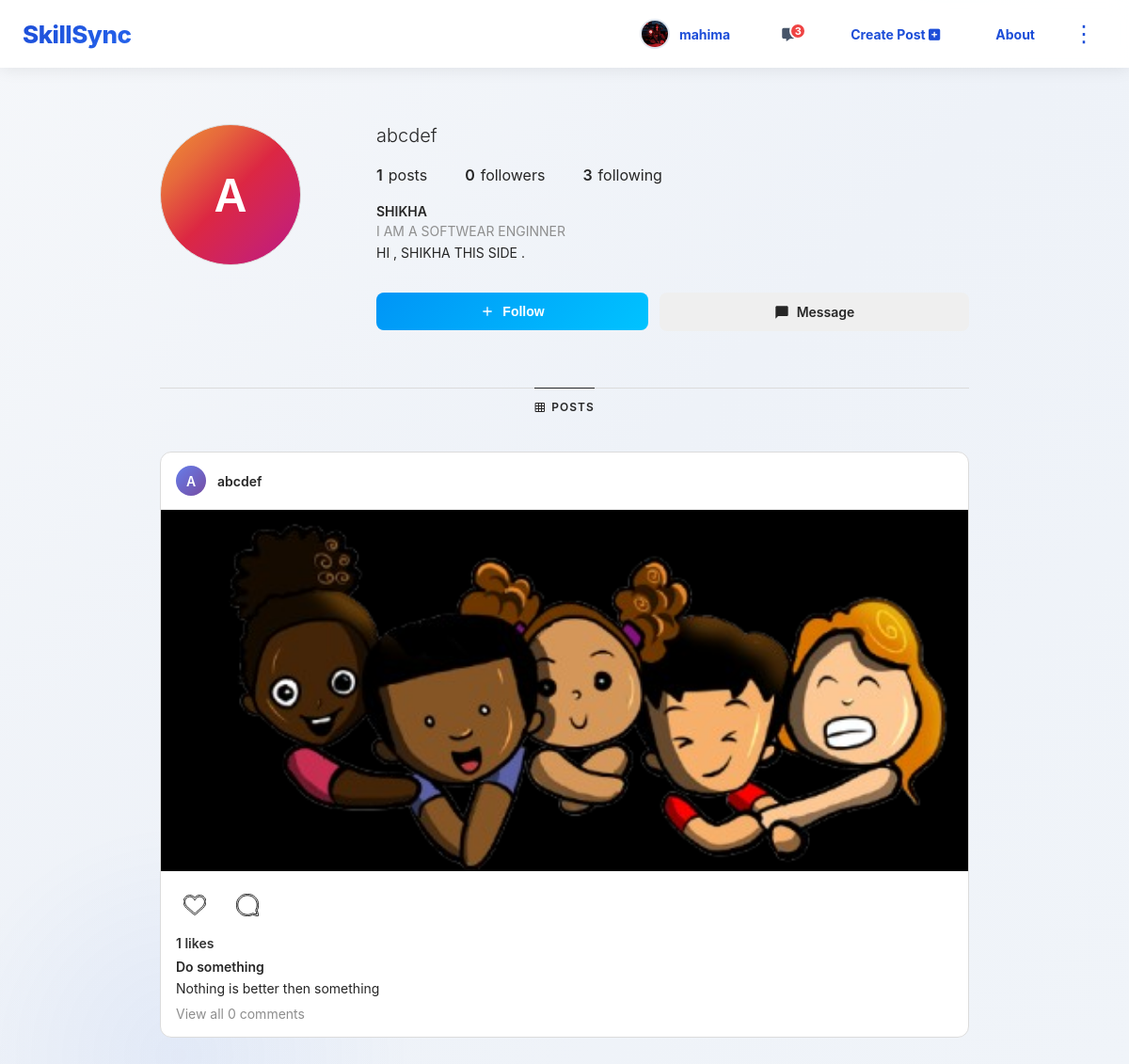
The page /profile/abcdef/ (signed in) on the database its author committed.
### main/models.py (models this page shows, shortened)
class Profile(models.Model):
    user = models.OneToOneField(User, on_delete=models.CASCADE)
    full_name = models.CharField(max_length=100, blank=True)
    profession = models.CharField(max_length=100, blank=True)
    about = models.TextField(blank=True)
    profile_picture = models.ImageField(upload_to='profile_pics/', default='profile_pics/default.jpg')
    def get_profile_picture_url(self):
        if self.profile_picture:
            try:
                if self.profile_picture.storage.exists(self.profile_picture.name):
                    if 'default' not in self.profile_picture.name:
                        return self.profile_picture.url
            except:
                pass
        return None

class Content(models.Model):
    title = models.CharField(max_length=200)
    description = models.TextField()
    instructor = models.CharField(max_length=100)
    duration = models.CharField(max_length=50)
    created_by = models.ForeignKey(User, on_delete=models.CASCADE)
    created_at = models.DateTimeField(auto_now_add=True)
    likes = models.ManyToManyField(User, related_name='liked_content', blank=True)
    image = models.ImageField(upload_to='content_images/', blank=True, null=True)
    video = models.FileField(upload_to='content_videos/', blank=True, null=True)
    pdf = models.FileField(upload_to='content_pdfs/', blank=True, null=True)

### main/views.py (the view)
# urls.py: path('profile/<str:username>/', views.view_profile, name='view_profile'),
def view_profile(request, username):
    user_obj = get_object_or_404(User, username=username)
    profile, created = Profile.objects.get_or_create(user=user_obj)
    is_following = False
    if request.user.is_authenticated:
        is_following = Follow.objects.filter(
            follower=request.user,
            following=profile.user
        ).exists()
    user_posts = Content.objects.filter(created_by=profile.user).order_by('-created_at')
    posts_count = user_posts.count()
    followers_count = Follow.objects.filter(following=profile.user).count()
    following_count = Follow.objects.filter(follower=profile.user).count()
    return render(request, 'profile_view.html', {
        'profile': profile,
        'user_posts': user_posts,
        'is_following': is_following,
        'posts_count': posts_count,
        'followers_count': followers_count,
        'following_count': following_count,
    })

### main/templates/profile_view.html (shortened to what this page needs)
{% extends 'base.html' %}
{% load static  %}
{% block content %}
<div class="profile-container">
    <div class="profile-header">
        <div class="profile-avatar-section">
            <div class="profile-avatar-wrapper">
                {% if profile.profile_picture and profile.get_profile_picture_url %}
                    <img src="{{ profile.get_profile_picture_url }}"
                         alt="{{ profile.user.username }}"
                         class="profile-avatar-img"
                         onerror="handleProfileImageError(this)">
                {% else %}
                    <div class="profile-avatar-fallback">
                        {{ profile.user.username|first|upper }}
                    </div>
                {% endif %}
            </div>
        </div>
        <div class="profile-info-section">
            <div class="profile-username-row">
                <h2 class="profile-username">{{ profile.user.username }}</h2>
            </div>
            <div class="profile-stats">
                <div class="profile-stat">
                    <span class="profile-stat-number">{{ posts_count }}</span>
                    <span class="profile-stat-label">posts</span>
                </div>
                <a href="{% url 'profile_dashboard' username=profile.user.username %}" style="text-decoration: none;">
                    <div class="profile-stat">
                        <span class="profile-stat-number">{{ followers_count }}</span>
                        <span class="profile-stat-label">followers</span>
                    </div>
                </a>
                <a href="{% url 'profile_dashboard' username=profile.user.username %}" style="text-decoration: none;">
                    <div class="profile-stat">
                        <span class="profile-stat-number">{{ following_count }}</span>
                        <span class="profile-stat-label">following</span>
                    </div>
                </a>
            </div>
            <div class="profile-bio">
                {% if profile.full_name %}
                    <div class="profile-fullname">{{ profile.full_name }}</div>
                {% endif %}
                {% if profile.profession %}
                    <div class="profile-profession">{{ profile.profession }}</div>
                {% endif %}
                {% if profile.about %}
                    <div class="profile-about">{{ profile.about }}</div>
                {% endif %}
            </div>
            <div class="profile-action-buttons">
                {% if request.user == profile.user %}
                    <a href="{% url 'edit_profile' %}" class="profile-btn profile-btn-primary">
                        <svg width="16" height="16" fill="currentColor" viewBox="0 0 24 24">
                            <path d="M3 17.25V21h3.75L17.81 9.94l-3.75-3.75L3 17.25zM20.71 7.04c.39-.39.39-1.02 0-1.41l-2.34-2.34c-.39-.39-1.02-.39-1.41 0l-1.83 1.83 3.75 3.75 1.83-1.83z"/>
                        </svg>
                        Edit Profile
                    </a>
                    <button onclick="shareProfile()" class="profile-btn profile-btn-secondary">
                        <svg width="16" height="16" fill="currentColor" viewBox="0 0 24 24">
                            <path d="M18 16.08c-.76 0-1.44.3-1.96.77L8.91 12.7c.05-.23.09-.46.09-.7s-.04-.47-.09-.7l7.05-4.11c.54.5 1.25.81 2.04.81 1.66 0 3-1.34 3-3s-1.34-3-3-3-3 1.34-3 3c0 .24.04.47.09.7L8.04 9.81C7.5 9.31 6.79 9 6 9c-1.66 0-3 1.34-3 3s1.34 3 3 3c.79 0 1.5-.31 2.04-.81l7.12 4.16c-.05.21-.08.43-.08.65 0 1.61 1.31 2.92 2.92 2.92 1.61 0 2.92-1.31 2.92-2.92s-1.31-2.92-2.92-2.92z"/>
                        </svg>
                        Share Profile
                    </button>
                {% else %}
                    {% if request.user.is_authenticated %}
                        {% if is_following %}
                            <form method="POST" action="{% url 'unfollow' profile.user.id %}" style="flex: 1;">
                                {% csrf_token %}
                                <button type="submit" class="profile-btn profile-btn-following" style="width: 100%;">
                                    <svg width="16" height="16" fill="currentColor" viewBox="0 0 24 24">
                                        <path d="M9 16.2L4.8 12l-1.4 1.4L9 19 21 7l-1.4-1.4L9 16.2z"/>
                                    </svg>
                                    Following
                                </button>
                            </form>
                            <a href="{% url 'chat_room' profile.user.username %}" class="profile-btn profile-btn-message">
                                <svg width="16" height="16" fill="currentColor" viewBox="0 0 24 24">
                                    <path d="M20 2H4c-1.1 0-2 .9-2 2v18l4-4h14c1.1 0 2-.9 2-2V4c0-1.1-.9-2-2-2z"/>
                                </svg>
                                Message
                            </a>
                        {% else %}
                            <form method="POST" action="{% url 'send_follow_request' profile.user.id %}" style="flex: 1;">
                                <button type="submit" class="profile-btn profile-btn-follow" style="width: 100%;">
                                    <svg width="16" height="16" fill="currentColor" viewBox="0 0 24 24">
                                        <path d="M19 13h-6v6h-2v-6H5v-2h6V5h2v6h6v2z"/>
                                    </svg>
                                    Follow
                                </button>
                            </form>
                            <a href="{% url 'chat_room' profile.user.username %}"
                                class="profile-btn profile-btn-message">
                                <svg width="16" height="16" fill="currentColor" viewBox="0 0 24 24">
                                    <path d="M20 2H4c-1.1 0-2 .9-2 2v18l4-4h14c1.1 0 2-.9 2-2V4c0-1.1-.9-2-2-2z"/>
                                </svg>
                                Message
                            </a>
                        {% endif %}
                    {% endif %}
                {% endif %}
            </div>
        </div>
    </div>
    <div class="profile-tabs">
        <a href="#" class="profile-tab active">
            Posts
        </a>
    </div>
    {% if user_posts %}
        <div class="posts-column">
            {% for content in user_posts %}
                <div class="post-card-full">
                    <div class="post-header">
                        {% if profile.profile_picture and profile.get_profile_picture_url %}
                            <img src="{{ profile.get_profile_picture_url }}"
                                 alt="{{ profile.user.username }}"
                                 class="post-avatar">
                        {% else %}
                            <div class="post-avatar-fallback">
                                {{ profile.user.username|first|upper }}
                            </div>
                        {% endif %}
                        <span class="post-username">{{ profile.user.username }}</span>
                    </div>
                    {% if content.image %}
                        <div class="post-media-container">
                            <img src="{{ content.image.url }}" alt="{{ content.title }}" class="post-media">
                        </div>
                    {% elif content.video %}
                        <div class="post-media-container">
                            <video controls class="post-media">
                                <source src="{{ content.video.url }}" type="video/mp4">
                            </video>
                        </div>
                    {% endif %}
                    <div class="post-content">
                        <div class="post-actions-bar">
                            <form method="POST" action="{% url 'like_content' content.id %}" style="margin: 0;">
                                <button type="submit" class="post-action-btn {% if user in content.likes.all %}liked{% endif %}">
                                </button>
                            </form>
                            <button class="post-action-btn">
                            </button>
                        </div>
                        <div class="post-likes">{{ content.likes.count }} likes</div>
                        <div class="post-title">{{ content.title }}</div>
                        <div class="post-description">{{ content.description }}</div>
                        <div class="post-comments-count" onclick="window.location.href='{% url 'content_detail' content.id %}'">
                            View all {{ content.comment_set.count }} comments
                        </div>
                    </div>
                </div>
            {% endfor %}
        </div>
    {% else %}
        <div class="no-posts-state">
            <div class="no-posts-icon">📷</div>
            <div class="no-posts-title">No Posts Yet</div>
            <div class="no-posts-text">When {{ profile.user.username }} posts, you'll see their photos and videos here.</div>
        </div>
    {% endif %}
</div>
{% endblock %}

### main/templates/base.html (shortened to what this page needs)
{% load static %}
<!DOCTYPE html>
<html lang="en">
<head>
    <link rel="stylesheet" href="{% static 'css/style.css' %}">
    <link rel="stylesheet" href="https://cdnjs.cloudflare.com/ajax/libs/font-awesome/6.4.0/css/all.min.css">
</head>
<body>
        <nav class="navbar {% if request.resolver_match.url_name == 'landing' %}landing-navbar{% endif %}" style="position: relative;">
            <a href="{% url 'home' %}" class="logo">SkillSync</a>
            <div class="nav-links">
                {% if user.is_authenticated %}
                    <a href="{% url 'view_profile' user.username %}" class="profile-link NavtBtn" title="{{ user.username }}">
                        <div class="navbar-avatar-wrapper">
                            {% if user.profile.profile_picture and user.profile.get_profile_picture_url %}
                                <img src="{{ user.profile.get_profile_picture_url }}"
                                    class="navbar-profile-img"
                                    alt="{{ user.username }}"
                                    onerror="handleImageError(this)">
                            {% else %}
                                <div class="navbar-avatar-fallback" style="position: static; display: flex;">
                                    {{ user.username|first|upper }}
                                </div>
                            {% endif %}
                        </div>
                        <span>{{ user.username }}</span>
                    </a>
                    <a href="{% url 'chat_list' %}" class="chat-btn" title="Messages">
                        <i class="fa-solid fa-message"></i>
                        <span class="chat-badge">3</span>
                    </a>
                    <a href="{% url 'add_content' %}" class="NavtBtn">
                        Create Post <i class="fa-solid fa-square-plus"></i>
                    </a>
                    <a href="{% url 'about' %}" class="NavtBtn">About</a>
                {% else %}
                    {% if request.resolver_match.url_name != 'landing' %}
                        <a href="{% url 'login' %}" class="NavtBtn">Login</a>
                        <a href="{% url 'register' %}" class="NavtBtn">Register</a>
                        <a href="{% url 'about' %}" class="NavtBtn">About</a>
                    {% endif %}
                {% endif %}
                <button class="vertical-menu-btn" id="verticalMenuBtn" onclick="toggleVerticalMenu()">⋮</button>
            </div>
        </nav>
    <div class="main-container">
        {% block content %}{% endblock %}
    </div>
</body>
</html>

### rows shown on the page
Profile: user.username|first "A", user.username "abcdef", full_name "SHIKHA", profession "I AM A SOFTWEAR ENGINNER", about "HI , SHIKHA THIS SIDE ."
Content: image (picture), likes.count "1", title "Do something", description "Nothing is better then something", comment_set.count "0"

### other values the page prints
{{ user.username }} "mahima"
{{ posts_count }} "1"
{{ followers_count }} "0"
{{ following_count }} "3"
